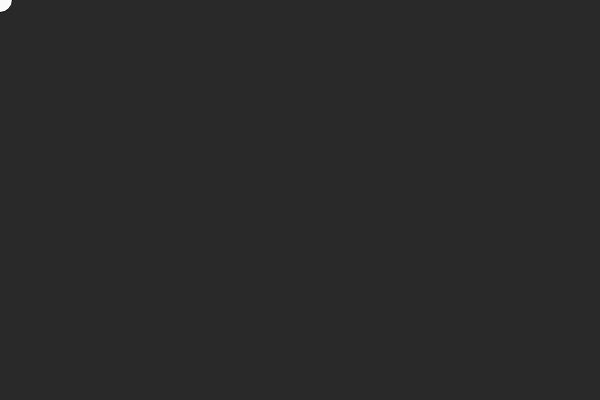
Frame 1 (no input)
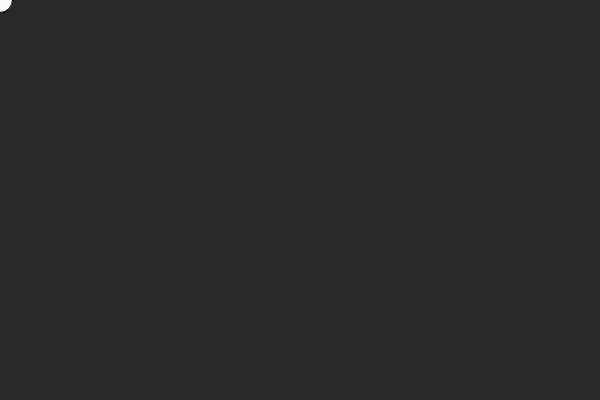
Frame 60 (no input)
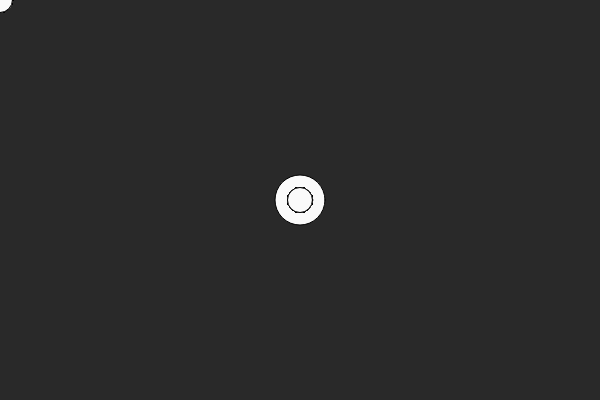
Frame 120 (the mouse pressed at the canvas centre since frame 60)

The p5.js sketch that drew these frames (run headless with seeded random() and noise() and a simulated clock; from frame 60 on, the mouse is pressed at the canvas centre):

// p5.js sketch
// ── sketch.js
/*
https://vimeo.com/channels/learningp5js/138327548
*/


function setup() {
    createCanvas(600, 400);
    background(41);
}

function draw() {
    // background(250, 250, 100);

    // ellipse
    fill(250, 250, 250);
    ellipse(mouseX, mouseY, 25, 25);

    // rectangle
    //fill(200, 250, 200);
    //rect(400, 100, 50, 50);
}

// try mousePressed function 
function mousePressed() {
    ellipse(mouseX, mouseY, 50, 50);
}
